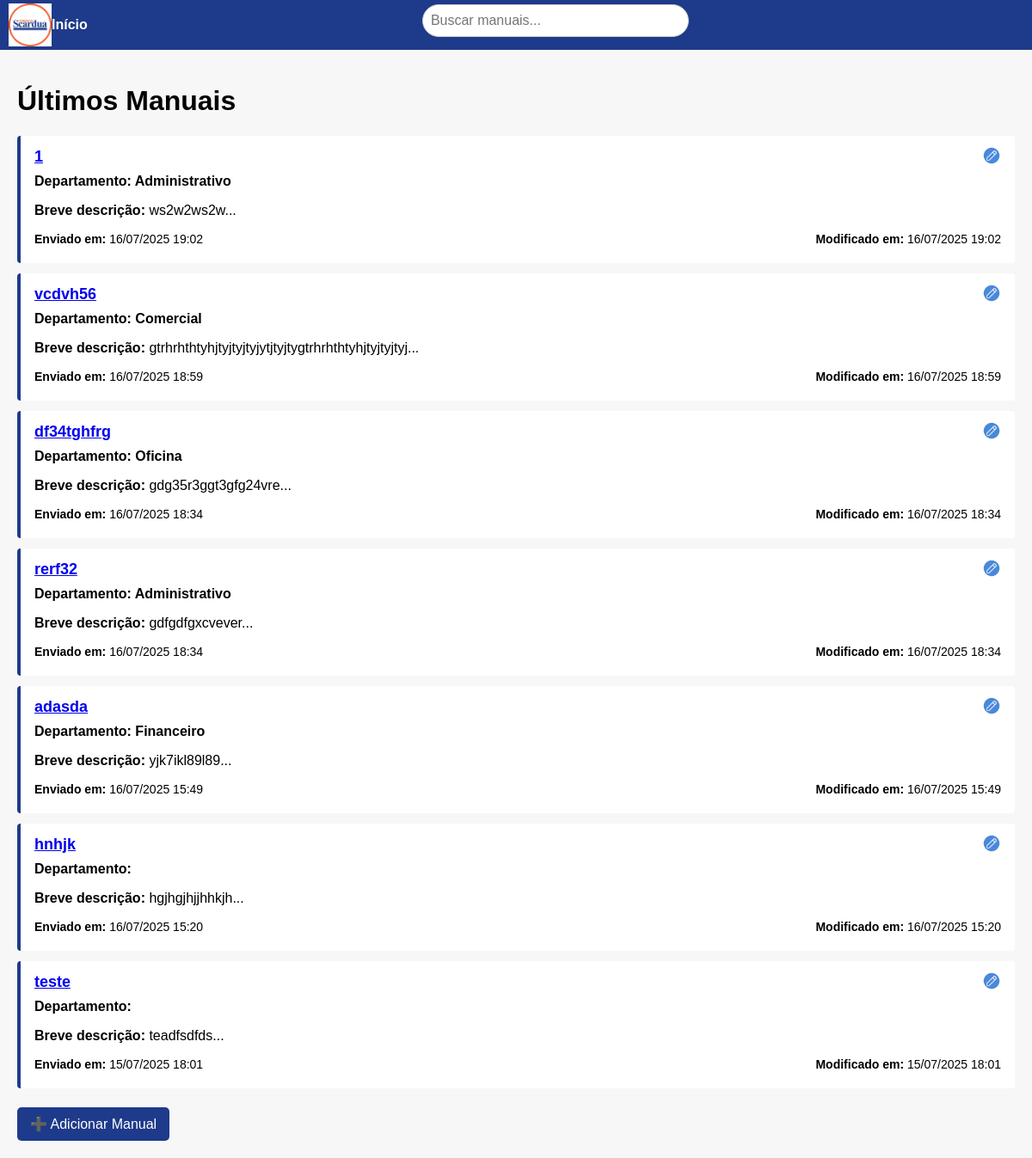
The page / on the database its author committed.
### tables this page shows
CREATE TABLE manuais (
  id INTEGER PRIMARY KEY AUTOINCREMENT,
  assunto TEXT NOT NULL,
  descricao TEXT,
  arquivo TEXT NOT NULL,
  data_upload DATETIME DEFAULT CURRENT_TIMESTAMP
, departamento TEXT);

### listar.php (the view)
<?php
$db = new SQLite3('db/data.db');
$result = $db->query("SELECT * FROM manuais ORDER BY data_upload DESC");
while ($row = $result->fetchArray()) {
  $data_envio = date('d/m/Y H:i', strtotime($row['data_upload']));
  $data_modificacao = !empty($row['data_modificado'])
    ? date('d/m/Y H:i', strtotime($row['data_modificado']))
    : $data_envio;
  echo "<div class='manual'>";
    echo "<div class='linha-topo'>";
      echo "<h3><a href='visualizar.php?id={$row['id']}'>" . htmlspecialchars(strip_tags($row['assunto'])) . "</a></h3>";
      echo "<a href='editar.php?id={$row['id']}' title='Editar manual'>";
      echo "<img src='assets/edit-icon.png' alt='Editar' class='icone-editar'>";
      echo "</a>";
    echo "</div>";
    echo "<p><strong>Departamento:</strong> {$row['departamento']}</p>";
    echo "<p><strong>Breve descrição:</strong> " . substr(strip_tags($row['descricao']), 0, 50) . "...</p>";
    echo "<div class='linha-datas'>";
      echo "<span><strong>Enviado em:</strong> $data_envio</span>";
      echo "<span><strong>Modificado em:</strong> $data_modificacao</span>";
    echo "</div>";
  echo "</div>";
}
?>

### index.php (shortened to what this page needs)
<!DOCTYPE html>
<html lang="pt-BR">
<head>
  <link rel="stylesheet" href="style.css">
</head>
<body>
  <header>
    <nav class="nav-bar">
      <img src="assets/logo.png" alt="Logo Faculdade Scardua" class="logo">
      <ul>
        <li><a href="index.php">Início</a></li>
      </ul>
      <div class="menu-search">
        <input type="text" id="searchInput" placeholder="Buscar manuais...">
      </div>
    </nav>
  </header>
  <main>
    <h1>Últimos Manuais</h1>
    <div id="manuais-padrao">
      <?php include 'listar.php'; ?>
    </div>
    <a href="adicionar.php" class="btn">➕ Adicionar Manual</a>
  </main>
</body>
</html>

### style.css (style rules this page uses)
body { font-family: Arial, sans-serif; margin: 0; padding: 0; background: #f7f7f7; }
.nav-bar { display: flex; align-items: center; justify-content: space-between; background: #1e3a8a; padding: 4px 10px; flex-wrap: wrap; color: white; }
.nav-bar ul { list-style: none; display: flex; gap: 15px; margin: 0; padding: 0; }
.nav-bar a { color: white; text-decoration: none; font-weight: bold; }
.menu-search { flex: 1; text-align: center; }
.menu-search input[type="text"] { padding: 9px; font-size: 16px; width: 290px; border: 1px solid #ccc; border-radius: 60px; }
.logo { height: 50px; }
main { padding: 20px; }
.manual { background: white; padding: 12px 16px; margin-bottom: 12px; border-left: 4px solid #1e3a8a; border-radius: 4px; }
.manual h3 { margin: 0; font-size: 18px; color: #1e3a8a; }
.linha-topo { display: flex; align-items: center; justify-content: space-between; flex-wrap: wrap; margin-bottom: 5px; }
.icone-editar { width: 22px; height: 22px; cursor: pointer; }
.manual p:first-of-type { font-weight: bold; margin: 6px 0; }
.linha-datas { display: flex; justify-content: space-between; font-size: 14px; margin: 8px 0; }
.btn, .btn-voltar, .btn-editar { display: inline-block; padding: 10px 15px; border-radius: 5px; text-decoration: none; margin-top: 10px; }
.btn { background: #1e3a8a; color: white; }
input, textarea, select { width: 100%; padding: 8px; margin-bottom: 10px; border: 1px solid #ccc; border-radius: 4px; }

### rows shown on the page
manuais: assunto "1", departamento "Administrativo", descricao "ws2w2ws2w", data_upload "16/07/2025 19:02"
manuais: assunto "vcdvh56", departamento "Comercial", descricao "gtrhrhthtyhjtyjtyjtyjytjtyjtygtrhrhthtyhjtyjtyjtyj", data_upload "16/07/2025 18:59"
manuais: assunto "df34tghfrg", departamento "Oficina", descricao "gdg35r3ggt3gfg24vre", data_upload "16/07/2025 18:34"
manuais: assunto "rerf32", departamento "Administrativo", descricao "gdfgdfgxcvever", data_upload "16/07/2025 18:34"
manuais: assunto "adasda", departamento "Financeiro", descricao "yjk7ikl89l89", data_upload "16/07/2025 15:49"
manuais: assunto "hnhjk", descricao "hgjhgjhjjhhkjh", data_upload "16/07/2025 15:20"
manuais: assunto "teste", descricao "teadfsdfds", data_upload "15/07/2025 18:01"
